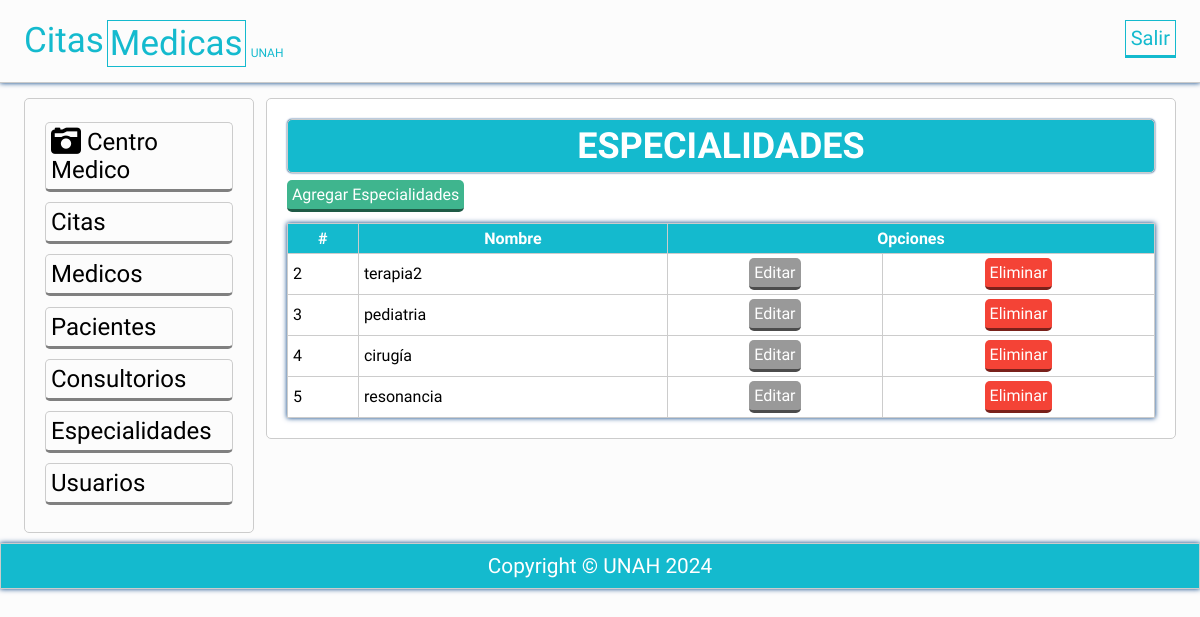
Page /vista/especialidades_vista.php on the committed database.
### tables this page shows
CREATE TABLE `especialidades` (
  `idespecialidad` int(11) NOT NULL,
  `espNombre` char(15) NOT NULL
);

### vista/especialidades_vista.php (the view, shortened to what this page needs)
<?php
try{
	$conexion = new PDO('mysql:host=localhost;dbname=centromedico','root','');
}catch(PDOException $e){
	echo "Error: ". $e->getMessage();
}
$consulta = $conexion -> prepare("
	SELECT * FROM especialidades ORDER BY idespecialidad limit 5");
$consulta ->execute();
$consulta = $consulta ->fetchAll();
?>
<?php include 'plantillas/header.php'; ?>
	<section class="main">
		<div class="wrapp">
			<?php include 'plantillas/nav.php'; ?>
				<article>
					<div class="mensaje">
						<h2>ESPECIALIDADES</h2>
					</div>
						<a class="agregar" href="agregarEspecialidades.php">Agregar Especialidades</a>
						<table class="tabla">
						  <tr>
							<th>#</th>
							<th>Nombre</th>
							<th colspan="2">Opciones</th>
						  </tr>
						<?php foreach ($consulta as $Sql): ?>
						<tr>
						<?php echo "<td>". $Sql['idespecialidad']. "</td>"; ?>
						<?php echo "<td>". $Sql['espNombre']. "</td>"; ?>
                        <?php echo "<td class='centrar'>"."<a href='actualizarespecialidades.php?idespecialidad=".$Sql['idespecialidad']."' class='editar'>Editar</a>". "</td>"; ?>
						<?php echo "<td class='centrar'>"."<a href='eliminar_especialidades.php?idespecialidad=".$Sql['idespecialidad']."' class='eliminar'>Eliminar</a>". "</td>"; ?>
						</tr>
						<?php endforeach; ?>
						</table>
				</article>
	</section>
<?php include 'plantillas/footer.php'; ?>
</body>
</html>

### css/estilos.css (style rules this page uses)
* { -webkit-box-sizing: border-box; -moz-box-sizing: border-box; box-sizing: border-box; margin:0px; padding:0px; font-family: 'Antic', sans-serif; }
body { background: rgba(0,0,0,.01); color:#000; }
.wrapp { padding: 0% 2%; width:100%; margin:auto; overflow: hidden; }
.mensaje { background: #14BACE; padding:5px; color:#fff; border-radius:5px; text-align: center; font-size: 1.5em; margin-bottom: 5px; box-shadow: 0 0px 2px #013D82 !important; }
article a { display:block; font-weight: normal; }
article { margin: 10px 0px; margin-left:1%; float: left; width: 79%; padding:20px; background: rgb(255, 255, 255); border-radius:5px; }
article,aside, .mensaje { border:1px solid #ccc; }
article a { margin: 2px 0px; display:inline-block; padding: 5px; color: white; border-radius:5px; cursor:pointer; border-bottom: 3px solid rgba(0, 0, 0,.5); width:auto; text-decoration:none; text-align:center; position: relative; }
article .agregar { background:#3FB58E; }
article .editar { background:#999; }
article .eliminar { background:#F44336; }
footer li,a { text-decoration: none; color: #fff; }
.tabla { box-shadow: 0 0px 5px #013D82 !important; width:100%; margin-top: 1%; border-collapse: collapse; }
.tabla th { background: #14BACE; padding: 5px; color:white; }
.centrar { text-align: center; }
.tabla td { padding: 2px 5px; }
.tabla td,th { border:1px solid #ccc; }

### rows in the picture
especialidades: idespecialidad "2", espNombre "terapia2"
especialidades: idespecialidad "3", espNombre "pediatria"
especialidades: idespecialidad "4", espNombre "cirugía"
especialidades: idespecialidad "5", espNombre "resonancia"
